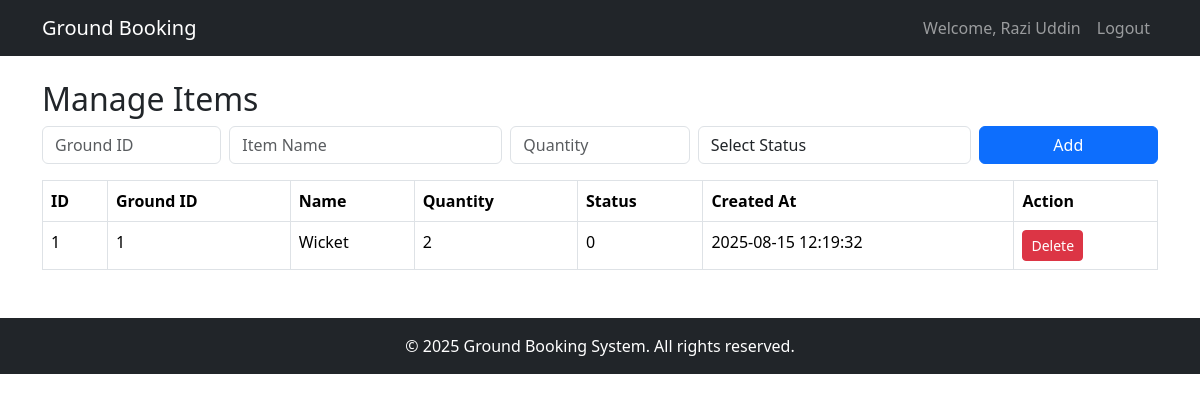
/staff/manage_items.php (signed in), run on the app's committed database.
### tables this page shows
CREATE TABLE `ground_items` (
  `id` int(11) NOT NULL,
  `ground_id` int(11) NOT NULL,
  `name` varchar(150) NOT NULL,
  `quantity` int(11) NOT NULL DEFAULT 1,
  `status` tinyint(1) DEFAULT 1,
  `created_at` timestamp NOT NULL DEFAULT current_timestamp()
);

### staff/manage_items.php (the view, shortened to what this page needs)
<?php
include '../config/db.php';
$items = $conn->query("SELECT * FROM ground_items ORDER BY created_at DESC");
include '../includes/header.php';
?>
<div class="container mt-4">
    <h2>Manage Items</h2>
    <form method="POST" class="mb-3">
        <div class="row g-2">
            <div class="col-md-2">
                <input type="number" name="ground_id" class="form-control" placeholder="Ground ID" required>
            </div>
            <div class="col-md-3">
                <input type="text" name="name" class="form-control" placeholder="Item Name" required>
            </div>
            <div class="col-md-2">
                <input type="number" name="quantity" class="form-control" placeholder="Quantity" required>
            </div>
            <div class="col-md-3">
                <select name="status" class="form-control" required>
                    <option value="">Select Status</option>
                </select>
            </div>
            <div class="col-md-2">
                <button type="submit" name="add" class="btn btn-primary w-100">Add</button>
            </div>
        </div>
    </form>
    <table class="table table-bordered">
        <thead>
            <tr>
                <th>ID</th>
                <th>Ground ID</th>
                <th>Name</th>
                <th>Quantity</th>
                <th>Status</th>
                <th>Created At</th>
                <th>Action</th>
            </tr>
        </thead>
        <tbody>
            <?php if ($items && $items->num_rows > 0) {
                while ($row = $items->fetch_assoc()) { ?>
                <tr>
                    <td><?= $row['id'] ?></td>
                    <td><?= $row['ground_id'] ?></td>
                    <td><?= htmlspecialchars($row['name']) ?></td>
                    <td><?= $row['quantity'] ?></td>
                    <td><?= $row['status'] ?></td>
                    <td><?= $row['created_at'] ?></td>
                    <td>
                        <a href="?delete=<?= $row['id'] ?>" class="btn btn-danger btn-sm" onclick="return confirm('Delete this item?')">Delete</a>
                    </td>
                </tr>
            <?php }
            } else { ?>
                <tr><td colspan="7">No items found</td></tr>
            <?php } ?>
        </tbody>
    </table>
</div>
<?php include '../includes/footer.php'; ?>

### data on the page
ground_items: id "1", ground "1", name "Wicket", quantity "2", status "0", created_at "2025-08-15 12:19:32"

### other printed values
$_SESSION['name'] "Razi Uddin"
